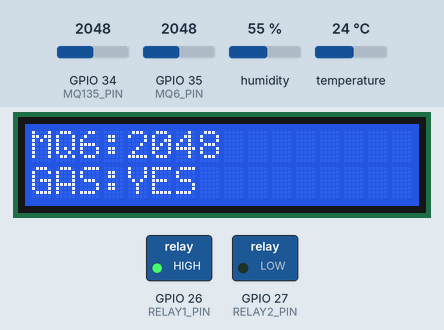
This sketch was run on a simulated ESP32. Parts: 16×2 character LCD, switched loads named in the sketch (green lamp = pin HIGH). The test bench sets the inputs (shaded band); at power-on: GPIO 35 (MQ6_PIN) = 2048, temperature 24 °C, GPIO 34 (MQ135_PIN) = 2048, humidity 55 % (analog values on the 0–4095 scale). WiFi joins after 1.5 s; servers stay silent unless stated; what the sketch prints to the serial monitor is not drawn.

Above: at 5.3 s.
5.4 s: GPIO 35 (MQ6_PIN) set to 1933
At 11.2 s:
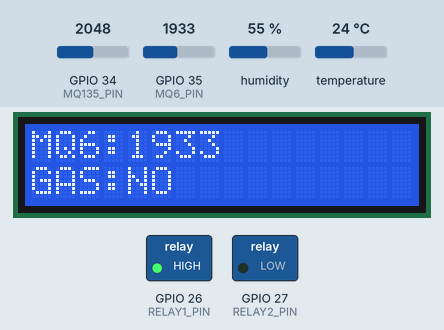
11.4 s: temperature set to 30 °C
At 14.9 s:
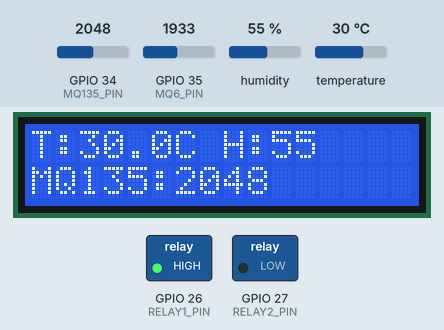
17.4 s: temperature set to 33 °C
At 20.6 s:
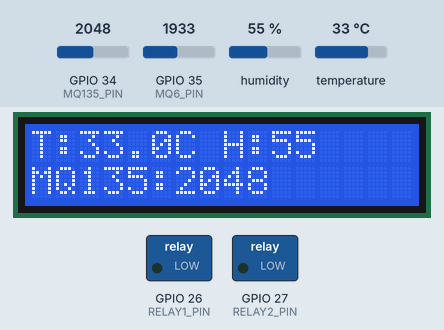
23.4 s: GPIO 34 (MQ135_PIN) set to 1966
At 26.2 s:
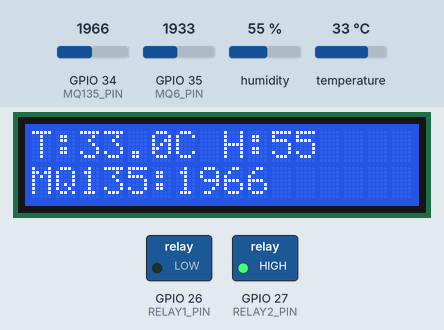
29.4 s: GPIO 35 (MQ6_PIN) set to 2040
At 35.3 s:
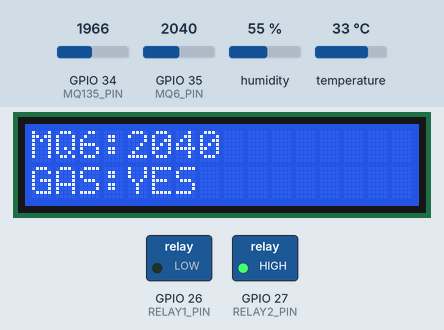
35.4 s: GPIO 34 (MQ135_PIN) set to 2040
At 37.9 s:
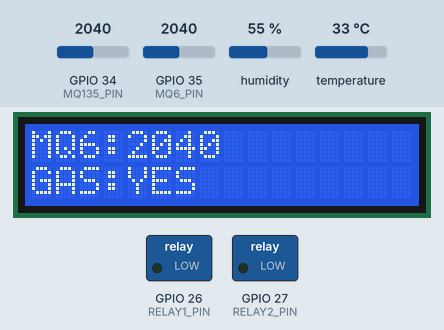
Timing chart, 0 to 39.4 s (numbered marks = the images above; inputs shaded):
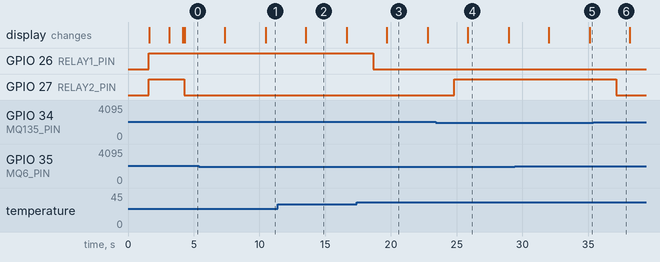

The sketch:

AQI_MONITRING_USING_MQ6_MQ135_DHT11.ino
```cpp
#include <WiFi.h>
#include "AdafruitIO_WiFi.h"
#include "Adafruit_MQTT.h"
#include <Wire.h>
#include <LiquidCrystal_I2C.h>
#include <DHT.h>

// ==========================
// WIFI + ADAFRUIT IO
// ==========================
#define WIFI_SSID   "Robotutor"
#define WIFI_PASS   "Robotutor"

#define AIO_USERNAME "AQI080426"
//Aqi@123
#define AIO_KEY      "aio_MKXy232hsHi48AHENyQVXt67i5r7"

AdafruitIO_WiFi io(AIO_USERNAME, AIO_KEY, WIFI_SSID, WIFI_PASS);

// ==========================
// ADAFRUIT FEEDS
// ==========================
AdafruitIO_Feed *tempFeed     = io.feed("aqi-temp");
AdafruitIO_Feed *humidityFeed = io.feed("aqi-humidity");
AdafruitIO_Feed *mq135Feed    = io.feed("aqi-mq135");
AdafruitIO_Feed *mq6Feed      = io.feed("aqi-mq6");
AdafruitIO_Feed *relay1Feed   = io.feed("aqi-relay1");
AdafruitIO_Feed *relay2Feed   = io.feed("aqi-relay2");

// ==========================
// LCD
// ==========================
LiquidCrystal_I2C lcd(0x27, 16, 2);

// ==========================
// DHT11
// ==========================
#define DHTPIN 4
#define DHTTYPE DHT11
DHT dht(DHTPIN, DHTTYPE);

// ==========================
// SENSOR PINS
// ==========================
#define MQ135_PIN 34      // MQ135 Analog Output
#define MQ6_PIN   35      // MQ6 Analog Output

// ==========================
// RELAY PINS
// ==========================
#define RELAY1_PIN 26     // Temperature Relay
#define RELAY2_PIN 27     // MQ135 Relay

// ==========================
// SETTINGS
// ==========================
#define RELAY_ACTIVE_LOW true

float tempThreshold = 32.0;     // Temperature threshold
int mq135Threshold  = 2000;     // MQ135 threshold
int mq6Threshold    = 2000;     // MQ6 threshold for gas status display

unsigned long lastSensorRead = 0;
unsigned long lastUpload = 0;
unsigned long lastLCDToggle = 0;

const unsigned long sensorInterval = 2000;
const unsigned long uploadInterval = 15000;
const unsigned long lcdInterval = 3000;

// ==========================
// GLOBAL VARIABLES
// ==========================
float temperature = 0.0;
float humidity = 0.0;
int mq135Value = 0;
int mq6Value = 0;

bool relay1State = false;
bool relay2State = false;
bool lcdPage = false;

// ==========================
// RELAY CONTROL FUNCTION
// ==========================
void setRelay(int pin, bool state) {
  if (RELAY_ACTIVE_LOW) {
    digitalWrite(pin, state ? LOW : HIGH);
  } else {
    digitalWrite(pin, state ? HIGH : LOW);
  }
}

// ==========================
// LCD UPDATE FUNCTION
// ==========================
void updateLCDPage1() {
  lcd.clear();
  lcd.setCursor(0, 0);
  lcd.print("T:");
  lcd.print(temperature, 1);
  lcd.print("C H:");
  lcd.print(humidity, 0);

  lcd.setCursor(0, 1);
  lcd.print("MQ135:");
  lcd.print(mq135Value);
}

void updateLCDPage2() {
  lcd.clear();
  lcd.setCursor(0, 0);
  lcd.print("MQ6:");
  lcd.print(mq6Value);

  lcd.setCursor(0, 1);
  lcd.print("GAS:");
  if (mq6Value >= mq6Threshold) {
    lcd.print("YES");
  } else {
    lcd.print("NO ");
  }
}

void updateLCD() {
  if (lcdPage == false) {
    updateLCDPage1();
  } else {
    updateLCDPage2();
  }
  lcdPage = !lcdPage;
}

// ==========================
// ADAFRUIT IO CONNECT
// ==========================
void connectAdafruit() {
  Serial.print("Connecting to Adafruit IO");
  io.connect();

  while (io.status() < AIO_CONNECTED) {
    Serial.print(".");
    delay(500);
  }

  Serial.println();
  Serial.println("Adafruit IO Connected");
}

// ==========================
// SENSOR READ FUNCTION
// ==========================
void readSensors() {
  humidity = dht.readHumidity();
  temperature = dht.readTemperature();

  mq135Value = analogRead(MQ135_PIN);
  mq6Value = analogRead(MQ6_PIN);

  if (isnan(humidity) || isnan(temperature)) {
    Serial.println("Failed to read from DHT11");
    return;
  }

  // Relay 1 by temperature
  relay1State = (temperature >= tempThreshold);

  // Relay 2 by MQ135
  relay2State = (mq135Value >= mq135Threshold);

  setRelay(RELAY1_PIN, relay1State);
  setRelay(RELAY2_PIN, relay2State);

  Serial.println("========== SENSOR DATA ==========");
  Serial.print("Temperature: ");
  Serial.print(temperature);
  Serial.println(" C");

  Serial.print("Humidity: ");
  Serial.print(humidity);
  Serial.println(" %");

  Serial.print("MQ135 Value: ");
  Serial.println(mq135Value);

  Serial.print("MQ6 Value: ");
  Serial.println(mq6Value);

  Serial.print("MQ6 Gas Status: ");
  Serial.println(mq6Value >= mq6Threshold ? "GAS DETECTED" : "NO GAS");

  Serial.print("Relay 1 (Temp): ");
  Serial.println(relay1State ? "ON" : "OFF");

  Serial.print("Relay 2 (MQ135): ");
  Serial.println(relay2State ? "ON" : "OFF");

  Serial.println("================================");
}

// ==========================
// ADAFRUIT IO UPLOAD
// ==========================
void uploadToAdafruit() {
  tempFeed->save(temperature);
  humidityFeed->save(humidity);
  mq135Feed->save(mq135Value);
  mq6Feed->save(mq6Value);
  relay1Feed->save(relay1State ? 1 : 0);
  relay2Feed->save(relay2State ? 1 : 0);

  Serial.println("Data uploaded to Adafruit IO");
}

// ==========================
// SETUP
// ==========================
void setup() {
  Serial.begin(115200);

  // I2C for ESP32
  Wire.begin(21, 22);

  lcd.init();
  lcd.backlight();
  lcd.setCursor(0, 0);
  lcd.print("AQI Monitoring");
  lcd.setCursor(0, 1);
  lcd.print("Starting...");
  delay(1500);

  dht.begin();

  pinMode(RELAY1_PIN, OUTPUT);
  pinMode(RELAY2_PIN, OUTPUT);

  setRelay(RELAY1_PIN, false);
  setRelay(RELAY2_PIN, false);

  analogReadResolution(12);   // 0 to 4095

  WiFi.begin(WIFI_SSID, WIFI_PASS);

  lcd.clear();
  lcd.setCursor(0, 0);
  lcd.print("Connecting WiFi");

  Serial.print("Connecting to WiFi");
  while (WiFi.status() != WL_CONNECTED) {
    delay(500);
    Serial.print(".");
  }

  Serial.println();
  Serial.println("WiFi Connected");

  lcd.clear();
  lcd.setCursor(0, 0);
  lcd.print("WiFi Connected");
  delay(1000);

  connectAdafruit();
  updateLCD();
}

// ==========================
// LOOP
// ==========================
void loop() {
  io.run();

  unsigned long currentMillis = millis();

  if (currentMillis - lastSensorRead >= sensorInterval) {
    lastSensorRead = currentMillis;
    readSensors();
  }

  if (currentMillis - lastUpload >= uploadInterval) {
    lastUpload = currentMillis;
    uploadToAdafruit();
  }

  if (currentMillis - lastLCDToggle >= lcdInterval) {
    lastLCDToggle = currentMillis;
    updateLCD();
  }
}
```

Measured:
- the behaviour switches between 2000 and 1999 on GPIO 35 (MQ6_PIN) (found by bisection; images 0 and 1)
- the behaviour switches between 31 and 32 °C on temperature (found by bisection; images 2 and 3)
- the behaviour switches between 2000 and 1999 on GPIO 34 (MQ135_PIN) (found by bisection; images 3 and 4)
- after the input at 5.4 s, the display: first differs from a run without the input after 5.1 s (image 1)
- after the input at 11.4 s, the display: changes after 2.1 s (image 2)
- after the input at 17.4 s, GPIO 26 (RELAY1_PIN): HIGH → LOW after 1.3 s; the display: changes after 2.3 s (image 3)
- after the input at 23.4 s, GPIO 27 (RELAY2_PIN): LOW → HIGH after 1.4 s; the display: changes after 2.5 s (image 4)
- after the input at 29.4 s, the display: first differs from a run without the input after 5.7 s (image 5)
- after the input at 35.4 s, GPIO 27 (RELAY2_PIN): HIGH → LOW after 1.7 s
